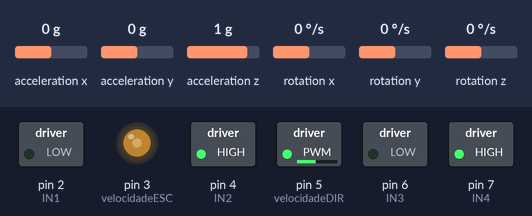
The sketch below on a simulated Arduino Uno, built with avr-gcc and run on an emulated ATmega328P. On the bench: switched loads named in the sketch (green lamp = pin HIGH), output pins drawn as LEDs (lit = HIGH). The inputs (shaded band) are chosen by the test bench; at power-on: rotation z 0 °/s, acceleration x 0 g, acceleration y 0 g, acceleration z 1 g, rotation x 0 °/s, rotation y 0 °/s. What the sketch prints to the serial monitor is not drawn.

Above: at 4.2 s.
4.3 s: rotation z set to -192 °/s
At 4.48 s:
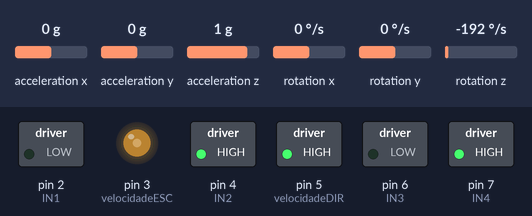
At 5.38 s:
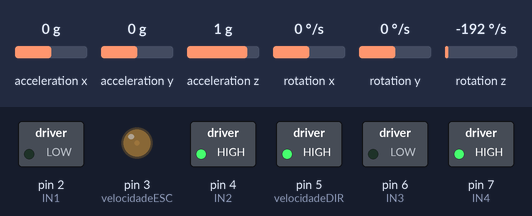
7.3 s: rotation z set to 4 °/s
10.3 s: rotation z set to 192 °/s
13.3 s: rotation z set to 0 °/s
At 13.3 s:
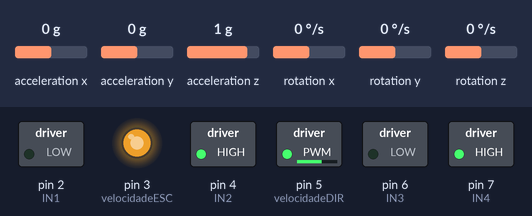
14.8 s: rotation z set to 100 °/s
Timing chart, 0 to 32.7 s (numbered marks = the images above; inputs shaded):
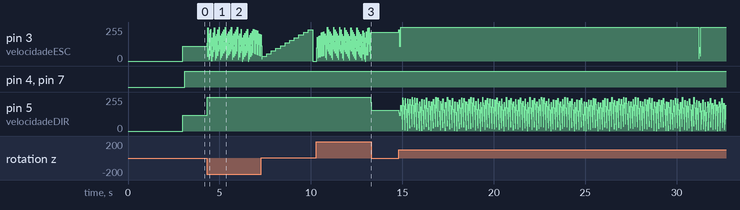

Measured:
- after the input at 4.3 s, pin 5 (velocidadeDIR): 117/255 → 255/255 at once
- after the input at 10.3 s, pin 5 (velocidadeDIR): 255/255 → 157/255 after 3.0 s
- after the input at 13.3 s, pin 3 (velocidadeESC): stays 216/255 (without the input it goes to 110/255 after 0.01 s); pin 5 (velocidadeDIR): stops changing and stays 157/255

The sketch:

newPWM.ino
```cpp
//primeira versão ponteH com gyro
/*Pinagem do arduino*/

#include <MPU6050_tockn.h>
#include <Wire.h>
#include <math.h>

MPU6050 mpu6050(Wire);

int const balanceESC = 0;
int const balanceDIR = 7;


int AcrecESC = 0;
int AcrecDIR = 0;

int anguloZ = 0;

int velAjustDIR = 0;
int velAjustESC = 0;

int valMult = 20;

int const velInicial = 110;

//motor_ESQUERDO
int IN1 = 2 ;
int IN2 = 4 ;
int velocidadeESC = 3;

//motor_DIREITO
int IN3 = 6 ;
int IN4 = 7 ;
int velocidadeDIR = 5;

//variavel auxiliar
int cont = 0;
//Inicializa Pinos
void setup(){

Serial.begin(9600);
Wire.begin();
mpu6050.begin();
mpu6050.calcGyroOffsets(true);

pinMode(IN1,OUTPUT);
pinMode(IN2,OUTPUT);
pinMode(IN3,OUTPUT);
pinMode(IN4,OUTPUT);
pinMode(velocidadeESC,OUTPUT);
pinMode(velocidadeDIR,OUTPUT);

}

void loop(){

//=====================================================================================================

//=====================================================================================================

  mpu6050.update();

  //angulo atual do sensor


  anguloZ = mpu6050.getAngleZ();

 //acrecimo para correção
  AcrecDIR = round(anguloZ)*valMult;
  AcrecESC = round(anguloZ)*valMult;
    Serial.println(AcrecDIR);
      Serial.println(AcrecESC);
  Serial.println(round(anguloZ));
  if(int(anguloZ) ==0){
    analogWrite(velocidadeDIR,velInicial + balanceDIR);
    analogWrite(velocidadeESC,velInicial + balanceESC);

    delay(100);

  }

  if(anguloZ<0){
    velAjustDIR = velInicial+balanceDIR + abs(AcrecDIR);

    if(velAjustDIR <255){
      analogWrite(velocidadeDIR,velAjustDIR);
      analogWrite(velocidadeESC,velAjustESC-abs(AcrecESC));
      delay(10);
    }
    else if(velAjustDIR > 255){
      velAjustDIR = 255;
      analogWrite(velocidadeDIR,velAjustDIR);
      analogWrite(velocidadeESC,velAjustESC-abs(AcrecESC));
      delay(10);
    }
 }

  if(anguloZ >0){

    velAjustESC = velInicial+balanceESC + abs(AcrecESC);
    if(velAjustESC <255){
      analogWrite(velocidadeESC,velAjustESC);
      analogWrite(velocidadeDIR,velAjustDIR - abs(AcrecDIR));
      delay(10);
    }
    else if(velAjustESC >255){
      velAjustESC = 255;
      analogWrite(velocidadeESC,velAjustESC);
      analogWrite(velocidadeDIR,velAjustDIR - abs(AcrecDIR));
      delay(10);
    }

  }
//MOTOR A
  digitalWrite(IN1,LOW);
  digitalWrite(IN2,HIGH);

//MOTOR B
  digitalWrite(IN3,LOW);
  digitalWrite(IN4,HIGH);


}
```
